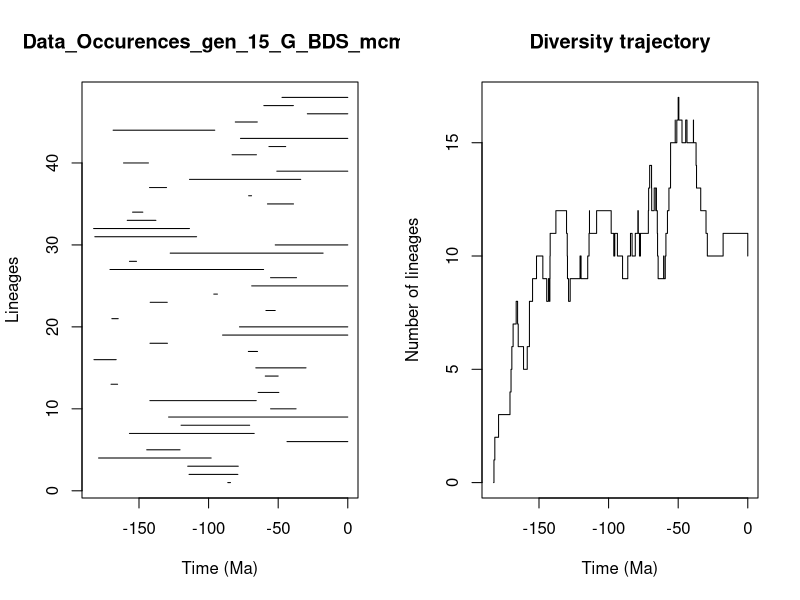

Write R code to recreate this figure.


pdf(file='../Genus/pyrate_mcmc_logs/Data_Occurences_gen_15_G_BDS_mcmc_LTT.pdf',width=0.6*20, height=0.6*10)
title = "Data_Occurences_gen_15_G_BDS_mcmc"
ts=c(86.21031291977728, 114.04067847255999,114.99657661375146,179.04702868081867,144.4579047497514,43.67695160324733,156.8757583803409,119.7745513177118,128.7502709218446,55.45781281134286,142.18269667248163,64.39854437957507,170.08851161325373,59.28312086132644,66.08085065877734,182.35789721970698,71.43755268296738,142.10068657911404,89.96319922195804,77.80923785614463,169.50424193328976,58.81242792438345,141.96387422549518,96.26636218593701,69.03462297957574,55.48969332047973,170.84008993154868,156.86012463765525,127.58531354523116,52.126786184990145,181.7329702466297,182.6033587276139,158.4525799565544,154.62508783838936,57.711653647836215,71.23085256278455,142.45363650122388,113.72721901611938,50.98183113370915,161.11251301297085,83.1160884762348,56.64598812628221,77.0953152044083,168.5960265406861,80.82277927581941,29.058166903754206,60.302960806861556,47.25852098705495)
te=c(84.27022545825179, 78.9680934728494,78.65675689166669,98.13924050933763,120.50494847088945,0.0,67.2266405483687,70.48690574226485,0.0,37.14991079151955,65.77762328661153,49.530179125379135,165.37750963017655,50.00402082494695,30.003664642060393,166.3903275414169,64.81480151908629,129.5394243122292,0.0,0.0,164.92558723569383,52.134263401257066,129.70391435463247,93.6600417006812,0.0,36.82429341001415,60.47668571333298,151.78447766032738,17.7164433859446,0.0,108.60245565081279,113.73138125408796,137.85818065971577,147.23640476591888,38.98330163822795,69.13065158544349,130.21021326384627,33.80256440660911,0.0,143.21470947168743,65.62637460210013,44.601145324813025,0.0,95.55526731526761,65.00012590294816,0.0,39.06571349781713,0.0)
div_traj=c(0, 1,2,3,4,5,6,7,8,7,6,5,6,7,8,9,10,9,8,9,8,9,10,11,12,11,10,9,8,9,10,9,10,11,12,11,12,11,10,11,10,9,10,11,10,11,12,11,10,11,12,13,14,13,12,13,12,13,12,11,10,9,10,9,10,11,12,13,14,15,16,15,16,17,16,15,16,15,16,15,14,13,12,11,10,11,10)
time_events=c(182.6033587276139, 182.35789721970698,181.7329702466297,179.04702868081867,170.84008993154868,170.08851161325373,169.50424193328976,168.5960265406861,166.3903275414169,165.37750963017655,164.92558723569383,161.11251301297085,158.4525799565544,156.8757583803409,156.86012463765525,154.62508783838936,151.78447766032738,147.23640476591888,144.4579047497514,143.21470947168743,142.45363650122388,142.18269667248163,142.10068657911404,141.96387422549518,137.85818065971577,130.21021326384627,129.70391435463247,129.5394243122292,128.7502709218446,127.58531354523116,120.50494847088945,119.7745513177118,114.99657661375146,114.04067847255999,113.73138125408796,113.72721901611938,108.60245565081279,98.13924050933763,96.26636218593701,95.55526731526761,93.6600417006812,89.96319922195804,86.21031291977728,84.27022545825179,83.1160884762348,80.82277927581941,78.9680934728494,78.65675689166669,77.80923785614463,77.0953152044083,71.43755268296738,71.23085256278455,70.48690574226485,69.13065158544349,69.03462297957574,67.2266405483687,66.08085065877734,65.77762328661153,65.62637460210013,65.00012590294816,64.81480151908629,64.39854437957507,60.47668571333298,60.302960806861556,59.28312086132644,58.81242792438345,57.711653647836215,56.64598812628221,55.48969332047973,55.45781281134286,52.134263401257066,52.126786184990145,50.98183113370915,50.00402082494695,49.530179125379135,47.25852098705495,44.601145324813025,43.67695160324733,39.06571349781713,38.98330163822795,37.14991079151955,36.82429341001415,33.80256440660911,30.003664642060393,29.058166903754206,17.7164433859446,0.0)
                par(mfrow=c(1,2))
                L = length(ts)
                plot(ts, 1:L , xlim=c(-max(ts)-1,0), pch=20, type="n", main=title,xlab="Time (Ma)",ylab="Lineages")
                for (i in 1:L){segments(x0=-te[i],y0=i,x1=-ts[i],y1=i)}    
                t = -time_events
                plot(div_traj ~ t,type="s", main = "Diversity trajectory",xlab="Time (Ma)",ylab="Number of lineages",xlim=c(-max(ts)-1,0))
                abline(v=c(65,200,251,367,445),lty=2,col="gray")
                
